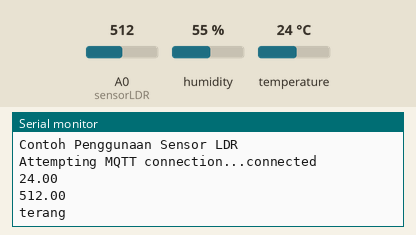
Recording of a program running on a simulated ESP8266 (NodeMCU). On the bench: the last lines printed to the serial monitor. The inputs (shaded band) are chosen by the test bench; at power-on: A0 (sensorLDR) = 512, temperature 24 °C, humidity 55 %. WiFi joins after 1.5 s; servers stay silent unless stated; no MQTT or app messages arrive unless stated.

Above: at 5.7 s.
5.8 s: A0 (sensorLDR) set to 390
At 11.0 s:
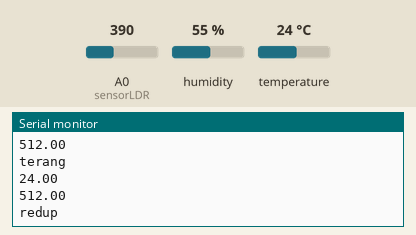
16.3 s: temperature set to 12 °C
At 20.7 s:
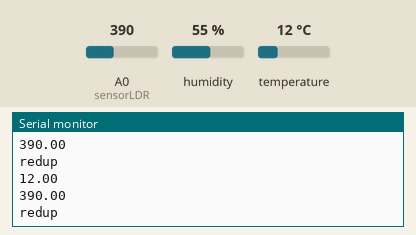
20.9 s: temperature set to 19 °C
At 25.4 s:
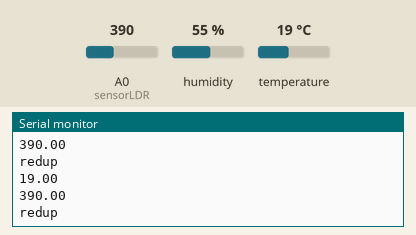
25.5 s: A0 (sensorLDR) set to 410
At 30.8 s:
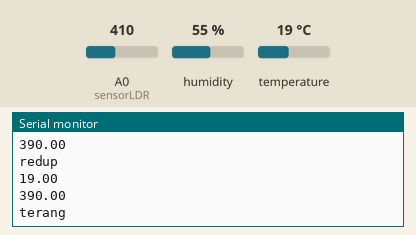
Timing chart, 0 to 31.1 s (numbered marks = the images above; inputs shaded):
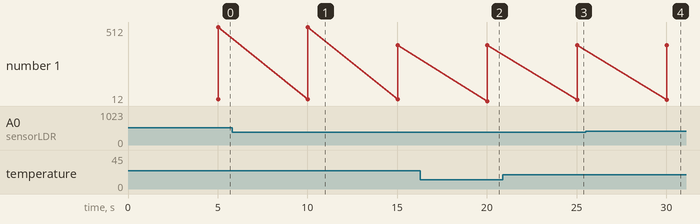

Measured:
- after the input at 5.8 s, the serial monitor: prints a new line after 4.2 s (image 1)
- after the input at 16.3 s, the serial monitor: prints a new line after 3.7 s (image 2)
- after the input at 20.9 s, the serial monitor: prints a new line after 4.1 s (image 3)
- after the input at 25.5 s, the serial monitor: prints a new line after 4.5 s (image 4)
- plotted number 1: 512 → 390 after the input at 5.8 s

The program:

main.cpp
```cpp
#include <Arduino.h>
#include <ESP8266WiFi.h>
#include <PubSubClient.h>
#include <SimpleDHT.h>
#define sensorLDR A0
// hp
// const char *ssid = "od3ng";
// const char *password = "0d3n9bro";

// kampus
const char *ssid = "itcbackend";            // sesuaikan dengan username wifi
const char *password = "12345678";        // sesuaikan dengan password wifi
const char *mqtt_server = "broker.hivemq.com"; // isikan server broker
int nilaiSensorCahaya;
WiFiClient espClient;
PubSubClient client(espClient);

SimpleDHT11 dht11(D7);

long now = millis();
long lastMeasure = 0;
String macAddr = "";

void setup_wifi()
{
  delay(10);
  Serial.println();
  Serial.print("Connecting to ");
  Serial.println(ssid);
  WiFi.begin(ssid, password);
  while (WiFi.status() != WL_CONNECTED)
  {
    delay(500);
    Serial.print(".");
  }
  Serial.println("");
  Serial.print("WiFi connected - ESP IP address: ");
  Serial.println(WiFi.localIP());
  macAddr = WiFi.macAddress();
  Serial.println(macAddr);
}

void reconnect()
{
  while (!client.connected())
  {
    Serial.print("Attempting MQTT connection...");
    if (client.connect(macAddr.c_str()))
    {
      Serial.println("connected");
    }
    else
    {
      Serial.print("failed, rc=");
      Serial.print(client.state());
      Serial.println(" try again in 5 seconds");
      delay(5000);
    }
  }
}

void setup()
{
  Serial.begin(115200);
  Serial.println("Mqtt Node-RED");
  setup_wifi();
  client.setServer(mqtt_server, 1883);
  Serial.begin(115200);
 Serial.println("Contoh Penggunaan Sensor LDR");
 delay(3000);
 nilaiSensorCahaya = analogRead(sensorLDR);
}

void loop()
{
  if (!client.connected())
  {
    reconnect();
  }
  if (!client.loop())
  {
    client.connect(macAddr.c_str());
  }
  now = millis();
  if (now - lastMeasure > 5000)
  {
    lastMeasure = now;
    int err = SimpleDHTErrSuccess;

    byte temperature = 0;
    byte humidity = 0;
    if ((err = dht11.read(&temperature, &humidity, NULL)) != SimpleDHTErrSuccess)
    {
      Serial.print("Pembacaan DHT11 gagal, err=");
      Serial.println(err);
      delay(1000);
      return;
    }
    static char temperatureTemp[7];
    dtostrf(temperature, 4, 2, temperatureTemp);
    Serial.println(temperatureTemp);

    static char nilaiSensorCahayaTemp[7];
    dtostrf(nilaiSensorCahaya, 4, 2, nilaiSensorCahayaTemp);
    Serial.println(nilaiSensorCahayaTemp);

    client.publish("room/suhu", temperatureTemp); // agar lebih unix silakan tambahkan NIM ex: 0001/room/suhu
    nilaiSensorCahaya = analogRead(sensorLDR);
    client.publish("room/cahaya", nilaiSensorCahayaTemp); // agar lebih unix silakan tambahkan NIM ex: 0001/room/suhu
     if(nilaiSensorCahaya > 400){
       Serial.println("terang");
      client.publish("room/cahayakondisi","terang");
    }else if(nilaiSensorCahaya < 400 ){
      Serial.println("redup");
      client.publish("room/cahayakondisi","redup");
    }

  }
}
```
